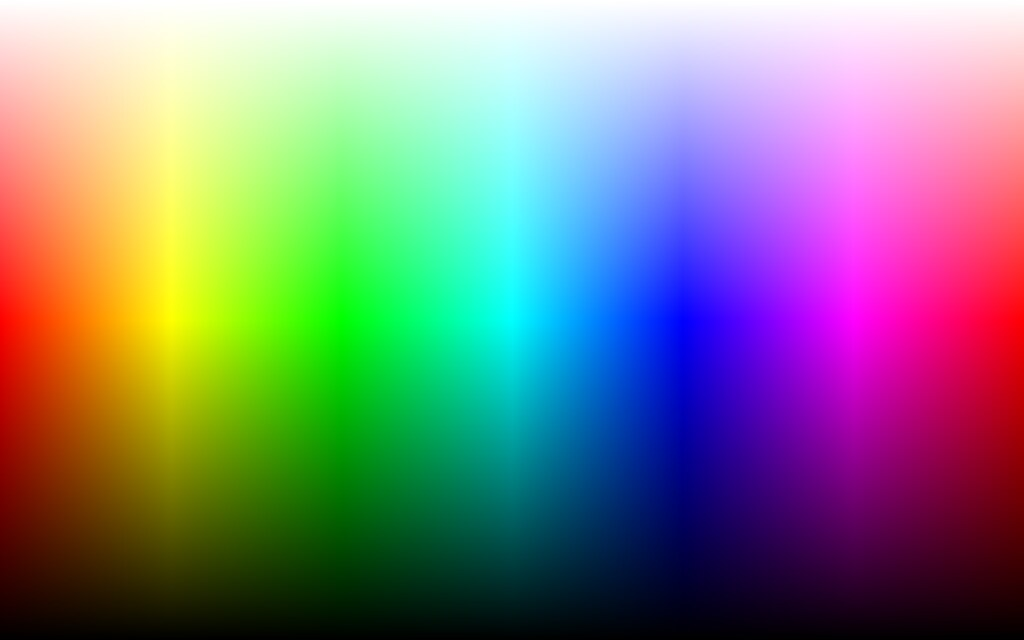
#> input picture tidbit-libs/rainbow_test.jpg, 1024 x 640 px
$ jupyter execute --allow-errors using_pydqalg.ipynb   (shell and % lines are left out)
#> lines starting #> are read from the running program, lines starting #| are printed output that depends on the picture
### tidbit-libs/pydqalg.py


import sympy as sym
sym.init_printing() # for LaTeX formatted output

import numpy as np
np.set_printoptions(suppress=True)

import scipy as sp


##########################################


def C(p):  return np.cos(p);

def S(p):  return np.sin(p);

def D2R(p): return p * np.pi / 180

def R2D(p): return p * 180 / np.pi

def v2mskew(v):
    return np.array([ [0, -v[2],v[1]], [v[2],0,-v[0]], [-v[1],v[0],0] ])


##########################################


class Quat:
    def __init__( self, s=0.0, v=[0.0,0.0,0.0] ):
        self.s = float(s)
        self.v = np.copy(v).astype(float)

    def __repr__(self):
        return 'Quat(%f, [%f, %f, %f])' % \
            ( self.s, self.v[0], self.v[1], self.v[2] )

    def __str__(self): # for printing
        return 'Quat(%f, [%f, %f, %f])' % \
            ( self.s, self.v[0], self.v[1], self.v[2] )

    def __getitem__(self, i): # for indexing
        return Quat([ self.s[i], [self.v[i,0],self.v[i,1],self.v[i,2]] ])

    def __add__(self, p):
        return Quat( self.s+p.s, self.v+p.v )

    def __sub__(self, p):
        return Quat( self.s-p.s, self.v-p.v )

    def __mul__(self, p):
        scal = self.s*p.s - np.inner(self.v,p.v)
        vect = self.s*p.v + p.s*self.v + np.cross(self.v,p.v)
        return Quat( scal, vect )

    def __rmul__(self, scalar):
        return Quat( scalar*self.s, scalar * self.v )

    def mmatL(self):
        return np.vstack(( np.hstack(( self.s, -self.v.T )), np.hstack(( \
               self.v.reshape(3,1), self.s*np.eye(3) + v2mskew(self.v) )) ))

    def mmatR(self):
        return np.vstack(( np.hstack(( self.s, -self.v.T )), np.hstack(( \
               self.v.reshape(3,1), self.s*np.eye(3) - v2mskew(self.v) )) ))

    def conj(self):
        return Quat( self.s, -self.v )

    def norm(self):
        return np.sqrt( self.s*self.s + np.sum(self.v*self.v) )

    def unit(self):
        qnorm = self.norm()
        is_eps = qnorm < 1e-5
        return Quat(0, [0,0,0]) if is_eps==True else (1/qnorm)*self

    def inv(self):
        sumsquare = self.s*self.s + np.sum(self.v*self.v)
        is_eps = sumsquare < 1e-9
        return Quat(0, [0,0,0]) if is_eps==True else (1/sumsquare)*self.conj()

    def dot(self, p):
#         return 0.5 * ( p.conj()*q + q.conj()*p )
        return (self.p*p.s + np.dot(self.v,p.v), np.zeros(3) )

    def cross(self, p):
#         return 0.5 * ( p*q - q.conj()*p.conj() )
        return (0, self.s*p.v + p.s*self.v + np.cross(self.v,p.v) )

    def adj(self, pvec):
        return self * Quat(0, pvec) * self.conj()

    def q2axisangle(self):
        u = self.unit()
        angle = np.arccos( 2*u.s*u.s - 1 )  # cos(2a) = 2(cos a)^2 - 1
        is_eps = np.sin(angle/2) ** 2 < 1e-8
        axis = np.array([0,0,0]) if is_eps==True  else u.v / np.sin(angle/2)
        return axis, angle

    def q2rotmat(self):
        u = self.unit();    uvT, uv = np.meshgrid(u.v, u.v)
#         ra=2*(uvT*uv);  rb=(2*u.s*u.s-1)*np.eye(3);  rc=2*u.s*v2mskew(u.v)
#         print(ra, rb, rc)
        return 2 * np.multiply(uvT, uv) + (2*u.s*u.s - 1) * np.eye(3) \
                + (2 * u.s * v2mskew(u.v))

    def q2YPR(self):
        R = self.q2rotmat()
        return rotmat2YPR(R)


    def getpolar(self):
        # from https://math.stackexchange.com/questions/1496308/how-can-i-express-a-quaternion-in-polar-form
        qnorm = self.norm()  # quatnorm
        if qnorm > 1e-6:
            vnorm = Quat(v=self.v).norm()  # vecnorm
            theta = np.arctan2(vnorm/qnorm, self.s/qnorm)
            vec = np.array([0,0,0]) if vnorm < 1e-9 else 1/vnorm * self.v
            return theta, vec
        else:
            return 0, [0,0,0]

    # [10 lines left out: function exp, not called in this run]

    def power(self,m):
        qnorm = self.norm()  # quatnorm
        if qnorm > 1e-6:
            theta, vec = self.unit().getpolar()
            s = np.cos(m * theta)
            v = np.sin(m * theta) * vec  # vec is already self.v/vnorm
#             print(qnorm**m, theta, vec, s, v)
            return (qnorm ** m) * Quat(s, v)
        else:
            return Quat(0, [0,0,0])

    # [7 lines left out: function log, not called in this run]


def q_iden():
    return Quat( s=1 )


##########################################


def axisangle2q(axis, angle):
# [5 lines of commented-out code are left out]
    return (Quat(s=np.cos(angle/2)) + np.sin(angle/2)*(Quat(v=axis).unit()) )

# [21 lines left out: functions rotmat2q, YPR2q, YPR2rotmat, not called in this run]

def rotmat2YPR(R):
    y = np.arctan2( R[2,1], R[2,2] )
    p = np.arctan2( -R[2,0], np.sin(y)*R[2,1] + np.cos(y)*R[2,2] )
    r = np.arctan2( R[1,0], R[0,0] )
#     p = np.arcsin( -R[2,0])
    return y, p, r


##########################################


class DualQuat(Quat):
    def __init__( self, Re = Quat(1, [0,0,0]), Du = Quat(0, [0,0,0]) ):
        self.Re = Re  # super().__init__(in_Re)
        self.Du = Du  # super().__init__(in_Du)

    # [5 lines left out: function __repr__, not called in this run]

    def __str__(self):
        return 'DualQuat(Quat(%f, [%f, %f, %f])\n \
        + \u03B5 Quat(%f, [%f, %f, %f]))' % \
            (self.Re.s, self.Re.v[0], self.Re.v[1], self.Re.v[2], \
             self.Du.s, self.Du.v[0], self.Du.v[1], self.Du.v[2],)

    def __add__(self, p):
        return DualQuat(self.Re+p.Re, self.Du+p.Du)

    def __sub__(self, p):
        return DualQuat(self.Re-p.Re, self.Du-p.Du)

    def __mul__(self, p):
        real = self.Re*p.Re
        dual = self.Re*p.Du + self.Du*p.Re
        return DualQuat( real, dual )

    def __rmul__(self, scalar):
        return DualQuat( scalar*self.Re, scalar*self.Du )

    def dconj(self):
        return DualQuat( self.Re, -1*self.Du )

    def qconj(self):
        return DualQuat( self.Re.conj(), self.Du.conj() )

    def dqconj(self):
        return DualQuat( self.Re.conj(), -1*self.Du.conj() )

    # [4 lines left out: function inv, not called in this run]

    def adj(self, pvec):
        return self * Dual( q_iden(), Quat(0, pvec) ) * self.qconj()

    def swap(self):
        return DualQuat( self.Du, self.Re )

    # [15 lines left out: functions dq2angleaxisdist, dq2htm, not called in this run]

def dq_iden():
    return DualQuat( q_iden(), Quat(0, [0,0,0]) )

def rqtq2dq(rotq, transq):
    dualpart = (0.5 * transq) * rotq.conj()
    return DualQuat( Rotq, dualpart )

# [103 lines left out: functions htm2dq, JHTM, JDQ, not called in this run]

class SerialRobot:
    # [53 lines left out: functions __init__, modifyJP, FKDQ, FKHTM, not called in this run]


### tidbit-libs/using_pydqalg.ipynb
[cell 1]
import pydqalg as dq


qa = dq.Quat(.5, [ .5,-.5, .5])
qb = dq.Quat(.5, [-.5, .5, .5])
qc = dq.Quat(.7071, [0,0,.7071])
qd = dq.Quat(.866025, [0,0,.5])
print("qc.mmatL", qc.mmatL())
print("conj(a)", qa.conj())
print("2qb", 2*qb)
print("qa+qb", qa+qb)
print("norm(qa+qb)", (qa+qb).norm())
print("inv(qa+qb)", (qa+qb).inv())
print("(qa+qb)*(qa+qb).inv()", (qa+qb)*(qa+qb).inv())
print("qa-qb", qa-qb)
print("\n(qa*qb).q2axisangle()", (qa*qb).q2axisangle())
print("(qa*qb).q2rotmat()", (qa*qb).q2rotmat())
print("(qa*qb).q2YPR()", (qa*qb).q2YPR())
print("\n(qb*qa).q2axisangle()", (qb*qa).q2axisangle())
print("(qb*qa).q2rotmat()", (qb*qa).q2rotmat())
print("(qb*qa).q2YPR()", (qb*qa).q2YPR())
print("\n(qc*qd).q2axisangle()", (qc*qd).q2axisangle())
print("(qc*qd).q2rotmat()", (qc*qd).q2rotmat())
print("(qc*qd).q2YPR()", (qc*qd).q2YPR())

[cell 2]
import numpy as np

print(dq.R2D(2.0943951023931957))
print(0.75**0.5 , 0.866025**2)

na=0
nb = np.array([1,2,3])
nc = np.array([4,5,6])
nd = np.array([ [7,8,9], [10,11,12], [13,14,15] ])

print(nb*nc, sum(nb*nc), np.inner(nb,nc), np.dot(nb,nc), \
      np.cross(nb,nc), 2*nb, np.multiply(2,nc))

print( np.shape([[nc]][0]), nc.reshape(3,1), nc.reshape(3,1).T, nd[0], nd )

Ra = np.hstack((na, -nb)); print(Ra)
Rb = np.hstack((nc.reshape(3,1), nd)); print(Rb)
RR = np.vstack((Ra, Rb)); print(RR)

# np.inner?

print(np.hstack((na, nb, nc)))
print(nc, nc.tolist(), np.eye(3))
a=np.eye(9); np.fill_diagonal(a,nc.tolist()); print(a)
print(len(nc))

[cell 3]
def fun1(n):
    return n if n>0 else -n

print(fun1(1))
print(fun1(0))
print(fun1(1))

[cell 4]
dqa = dq.DualQuat(qa, qc)
dqb = dq.DualQuat(qb, qd)
dqc = dq.DualQuat(dq.Quat(1, [0,0,0]), dq.Quat(0, [-1,3,2]))
dqd = dq.DualQuat(qa, dq.Quat(0, [0,0,0]))

print(dqa+dqb)
print(dqa-dqb)
print(dqc*dqd)
print(dqd*dqc)

[cell 5]
# Demonstrating automatic differentiation of real polynomial.
# from https://blog.demofox.org/2014/12/30/dual-numbers-automatic-differentiation/

# Depict dual number a + \epsilon b in matrix form as [[a , 0] , [b , a]]


import numpy as np

def coefdual (a): # func. const. coeff. in dual form (dual part=0)
    return np.array( [[a, 0], [0, a]] )

def vardual (x): # func. linear variable in dual form (dual part=1)
    return np.array( [[x, 0], [1, x]] )

def func1(x): # real function 5*x*x + 4*x + 1 in dual space
    X = vardual(x)
    return coefdual(5) @ X @ X + coefdual(4) @ X + coefdual(1)

func1(2), func1(10)

# b=3; np.shape(np.zeros_like(b))

[cell 6]
name="hello"
print("Saved", name+"_camMat.csv and", name+"_camMat.csv")

[cell 7]
from PIL import ImageGrab
import cv2
import numpy as np

#> (the rest of this cell did not finish here and is left out)

[cell 8]
import numpy as np
import cv2

# cv2.merge([153*np.ones([10,10]),142*np.ones([10,10]),195*np.ones([10,10])])
srgb = cv2.imread("./rainbow_test.jpg")
#> srgb is the input picture: shape (640, 1024, 3); mean B, G, R 127.7, 127.7, 127.7
IM = np.ones([50,100], dtype=np.uint8)
# srgb = np.copy(srgb[:50,:100])
srgb=cv2.cvtColor( cv2.merge([153*IM,142*IM,195*IM]) , cv2.COLOR_BGR2RGB)
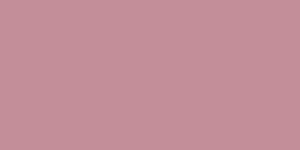
#> srgb: shape (50, 100, 3) (shown 3 times larger); mean R, G, B 195, 142, 153
print(type(srgb[0,0]))
#| <class 'numpy.ndarray'>
cv2.imshow("srgb",srgb)
cv2.waitKey(0)
cv2.destroyAllWindows()

[cell 9]
# convert color for colorblind people
# from http://mkweb.bcgsc.ca/colorblind/math.mhtml#page-container

import numpy as np
import cv2
from PIL import ImageGrab

# Tprotanopia = np.array( [[ 0.170557, 0.829443, 0],
#                          [ 0.170557, 0.829443, 0], [-0.00452, 0.00452, 1]] )
# Tdeuteranopia = np.array( [[ 0.33066, 0.66934, 0],
#                            [ 0.33066, 0.66934, 0], [-0.02786, 0.02786, 1]] )
# Ttritanopia = np.array( [[1, 0.1274,-0.1274],
#                          [0, 0.8739, 0.1261], [0, 0.8739, 0.1261]] )
# Tachromatopsia = np.array( [[0.2123,0.7152,0.0722],
#                             [0.2123,0.7152,0.0722], [0.2123,0.7152,0.0722]] )

def ColorblindSRGB(SRGB, anomaly=1):
    Tanomaly = np.array( [ # choose 1 of the 4 2D arrays from this 3D array
        [[0.2123,0.7152,0.0722], [0.2123,0.7152,0.0722],[0.2123,0.7152,0.0722]]
        , [[0.170557,0.829443,0], [0.170557,0.829443,0], [-0.00452,0.00452,1]]
        , [[0.33066,0.669339,0], [0.33066,0.669339,0], [-0.02786,0.02786,1]]
        , [[1,0.12739,-0.12739], [0,0.87391,0.12609], [0,0.87391,0.12609]]
        ] ) # [0=Achromatopsia 1=Protanopia 2=Deuteranopia 3=Tritanopia]
    SRGB = cv2.cvtColor(SRGB, cv2.COLOR_BGR2RGB)
    Ishape = np.shape(SRGB)[:2]
#     print(Tanomaly[anomaly, :, :], Ishape)
    LRGB = np.where( SRGB/255<=0.04045, SRGB/255/12.92, \
                     (( SRGB/255+0.055)/1.055 )**2.4)
    AA = np.copy(LRGB)#, dtype=np.float32)
    LRGB = np.ravel(AA).reshape((-1,3))
    newLRGB = np.dot(LRGB,Tanomaly[anomaly, :, :].T). reshape( \
                    (Ishape[0],Ishape[1],3) )  # newLRGB = np.dot(Tmat,LRGB)

    newLRGB = np.where(newLRGB<0, 0, newLRGB) # clip <0 to 0
    newLRGB = np.where(newLRGB>1, 1, newLRGB) # clip >1 to 1
    newSRGB = np.where( newLRGB<=0.0031308, newLRGB*255*12.92, \
                        255*( 1.055*(newLRGB**(1/2.4)) - 0.055 ) )
    print(Ishape, np.shape(newLRGB))
    newSRGB = np.round(newSRGB).astype('uint8')
    return cv2.cvtColor(newSRGB, cv2.COLOR_RGB2BGR)


# [6 lines of commented-out code are left out]
#> (the rest of this cell did not finish here and is left out)

[cell 10]
imW = 40
max(1,np.ceil((imW-64)/320))

[cell 11]

from mpl_toolkits import mplot3d
from matplotlib import pyplot as plt
from matplotlib import cm
import numpy as np
np.set_printoptions(suppress=True)
# import scipy as sp
import pandas as pd

alfa = 58 * np.pi/180 ; h = 480; w = 640; gama = np.tan(h/w)
b = 0.2 # unit: metres
# formula from https://learnopencv.com/approximate-focal-length-for-webcams-and-cell-phone-cameras/
f = np.sqrt(h*h + w*w) / 2 / np.tan(alfa/2) # unit: pixels
# formula from http://www.therandomlab.com/2013/03/logitech-c920-and-c910-fields-of-view.html
alfaH1 = 2 * np.arctan( np.tan(alfa) * np.cos( np.arctan(h/w) ) )
# my formula
alfaH = np.arctan(w/2/f)

Zmin = b / np.tan(alfaH/2)
Zvals = np.arange(Zmin, Zmin+1.001, 0.1)
Xvals = np.arange(0, b+0.001, 0.05)
print("f=", f, '\talfaH1=', alfaH*180/np.pi, '\talfaH=', alfaH*180/np.pi, "\tXmin=", Zmin)

data = np.array([[0,0,0,0]])
for Z in Zvals:
    for X in Xvals:
        XL = X/Z*f;  XR = (X-b)/Z*f
#         print(Z, X, XL, XR)
        data = np.append(data, [[X,Z,XL,XR]], axis=0)
disparityDF = pd.DataFrame({'cx':data[:,0], 'cz':data[:,1], 'cXL':data[:,2], 'cX':data[:,3]})
data = np.delete(data,0,0)
# print(disparityDF)

fig = plt.figure(figsize = (10, 7))
plt.tight_layout()
ax = plt.axes(projection ="3d")
ax.view_init(35, 160)
XX = data[:,0]; YY = data[:,1]; ZZ = data[:,2]-data[:,3]
ax.scatter3D(XX, YY, ZZ, color = "green")
Xm, Zm = np.meshgrid(Xvals, Zvals)
Disparitym = b/Zm*f
surf = ax.plot_surface(Xm, Zm, Disparitym, alpha=0.6, \
                       cmap=cm.viridis, linewidth=0, antialiased=False)
#cmaps: viridis, cividis, magma, plasma, inferno, hot, gnuplot2, jet
# winter, spring, summer, autumn, cool, wistia, cubehelix, gist_earth, ocean
# copper, pink, gray, bone, BuPu, YlGnBu, GnBu,
# more in https://matplotlib.org/stable/tutorials/colors/colormaps.html
plt.title("disparity vs object X and Z coordinates")
ax.set_xlabel("X"); ax.set_ylabel("Distance Z"); ax.set_zlabel("Disparity")
plt.show()
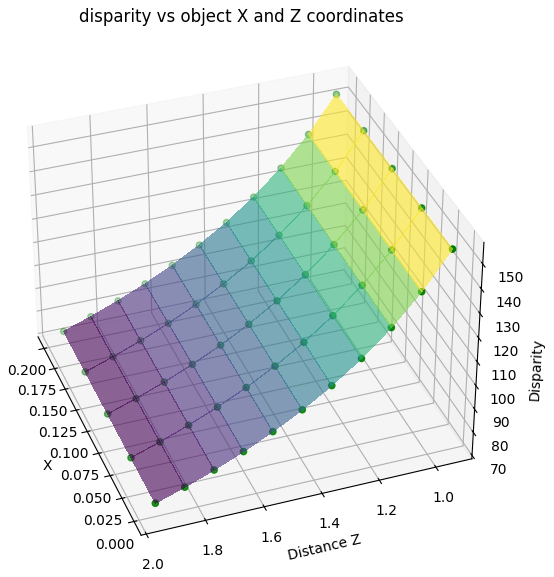
#> figure drawn by matplotlib, 1 panel


# [7 lines of commented-out code are left out]

[cell 12]
import numpy as np
import pandas as pd

x = np.arange(6,8.5,0.5)
y = x + np.random.randn()
output_df = pd.DataFrame({'cx':x, 'cy':y})
output_df.to_csv('output_file_name.dat', index=False)#, sep='\t')

[cell 13]
output_df.to_string(index=False)

[cell 14]
import numpy as np
import pandas as pd
import pydqalg as dq

class Traj:
    def __init__(self):
        self.Pts = np.empty((3,3))
        self.N=0

    def __repr__(self):
        return np.array_str(self.Pts)

#     def __str__(self): # for printing
#         return 'Quat(%f, [%f, %f, %f])' % \
#             ( self.s, self.v[0], self.v[1], self.v[2] )

    def AddNewHTM(self, NewHTM):
        NewHTM = np.array(NewHTM)
        NewRow = np.ravel(NewHTM[:3,:].T).reshape(1,-1)
        if self.N == 0:
            self.Pts = np.array(NewRow)
        else:
            self.Pts = np.append(self.Pts, NewRow, axis=0)
        self.N += 1

    def AddNewNOAP(self,NOAPVec):
        NOAPVec = NOAPVec.reshape(1,-1)
        if self.N == 0:
            self.Pts = np.array(NOAPVec)
        else:
            self.Pts = np.append(self.Pts, NOAPVec, axis=0)
        self.N += 1


def AAP2NOAP(Axis, AngDeg, Posn):
    return np.append( dq.axisangle2q(Axis,dq.D2R(AngDeg)).
                     q2rotmat().T.ravel(), Posn )


# [10 lines of commented-out code are left out]


TB = Traj(); interpStep = 0.1

PO = np.array([0.4, 0, 0.2]); QO=dq.axisangle2q([1,-1,1],dq.D2R(120));
PA = np.array([0.4, -0.2, 0.2]); QA=dq.axisangle2q([1,1,1],dq.D2R(120));
# print(A*A*A, B*B*B); print(A.power(3), B.power(3))
# print("A\n", np.append( PA, QA.q2rotmat().T.ravel() )

PB = np.array([0.2, -0.2, 0.6]); QB=dq.axisangle2q([-1,1,-1],dq.D2R(120));

PC = np.array([0.2, 0, 0.6]); QC=dq.axisangle2q([0,0,1],dq.D2R(90));

PD = np.array([0.4, 0.2, 0.6]); QD=dq.axisangle2q([0,1,0],dq.D2R(90));

PE = np.array([0.4, 0.2, 0.2]); QE=dq.axisangle2q([1,0,0],dq.D2R(90));


# [4 lines of commented-out code are left out]

def makeInterpNOAP(Traj0, P0, Q0, P1, Q1, interpStep):
#> called with P0 = array of shape (3,), P1 = array of shape (3,), interpStep = 0.2
    for i in np.arange(0,1+interpStep,interpStep):
        Q01 = Q0 * (Q0.conj() * Q1).power(i);  P01 = P0 + i * (-P0 + P1)
        noap = np.append( P01, Q01.q2rotmat().T.ravel() ); print(noap)
        Traj0.AddNewNOAP( noap )

makeInterpNOAP(TB, PO, QO, PA, QA, 0.2)
makeInterpNOAP(TB, PA, QA, PB, QB, 0.1)
makeInterpNOAP(TB, PB, QB, PC, QC, 0.2)
makeInterpNOAP(TB, PC, QC, PD, QD, 0.1)
makeInterpNOAP(TB, PD, QD, PE, QE, 0.1)
makeInterpNOAP(TB, PE, QE, PO, QO, 0.2)
#> the sliders are set to azimuth = 0, ang2 = 0, q0 = 0.0, q1 = 0.0, q2 = 0.0, q3 = 0.0
# print(TB.Pts)

DFColumns = ['Px','Py','Pz','Nx','Ny','Nz', 'Ox','Oy','Oz', 'Ax','Ay','Az']
output_df = pd.DataFrame(TB.Pts, columns=DFColumns)
output_df.to_csv('../../quiver1.dat', index=False)#, sep='\t')
